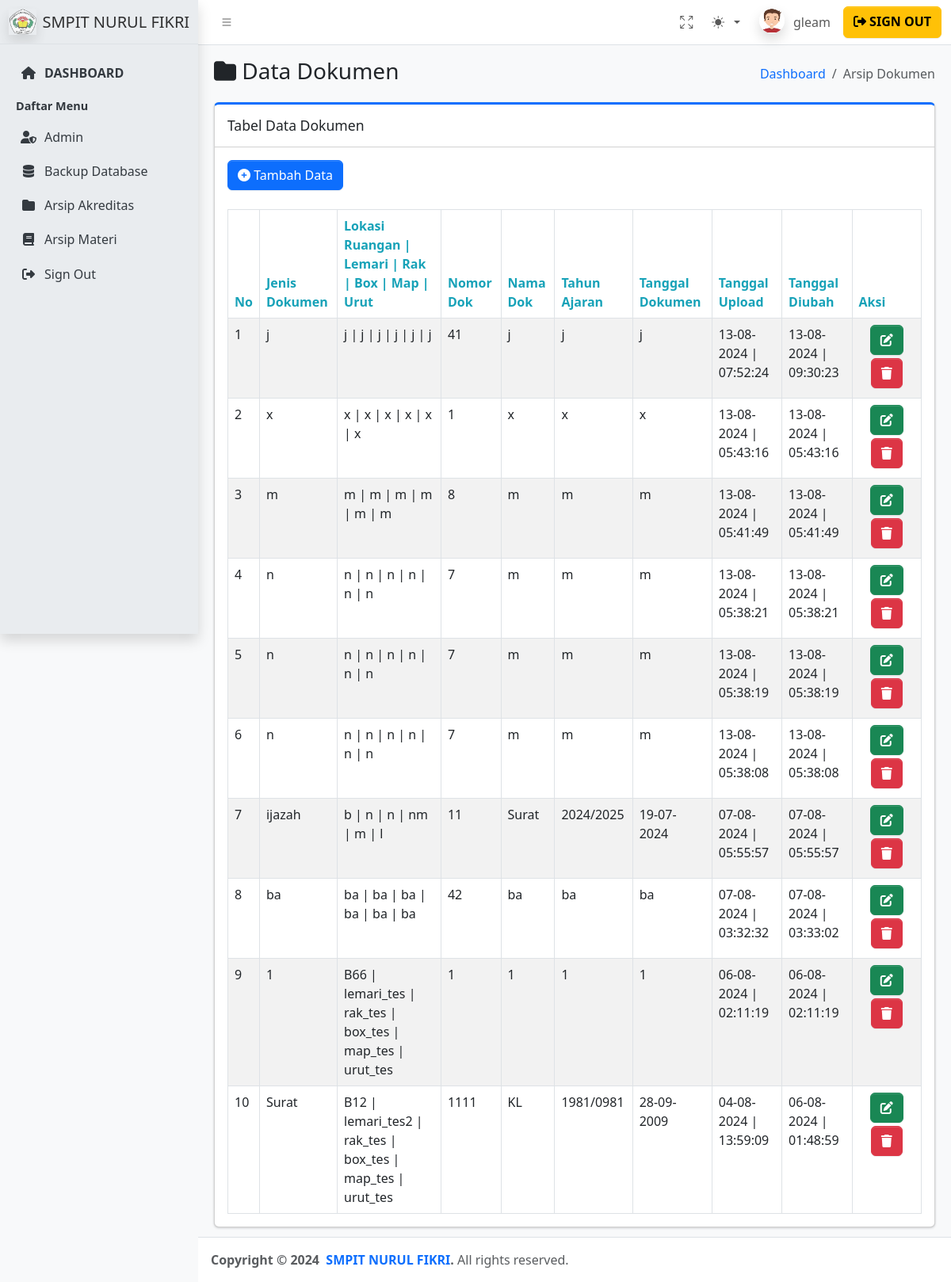
Screenshot of /data_dokumen.php (signed in) with the database file from the repository.
### tables this page shows
CREATE TABLE `data_dokumen` (
  `id` int(11) NOT NULL,
  `jenis_dok` varchar(50) NOT NULL,
  `ruang` varchar(25) NOT NULL,
  `lemari` varchar(25) NOT NULL,
  `rak` varchar(25) NOT NULL,
  `box` varchar(25) NOT NULL,
  `map` varchar(25) NOT NULL,
  `urut` varchar(25) NOT NULL,
  `no_dok` varchar(50) NOT NULL,
  `nama_dok` varchar(255) NOT NULL,
  `tahun_ajaran` varchar(11) NOT NULL,
  `tanggal_dok` varchar(11) NOT NULL,
  `tanggal_upload` timestamp NOT NULL DEFAULT current_timestamp(),
  `tanggal_diubah` timestamp NOT NULL DEFAULT current_timestamp() ON UPDATE current_timestamp()
);

### config/controller.php (called while the page is built, shortened)
<?php
function select($query)
{
  global $db;
  $result = mysqli_query($db, $query);
  $rows = [];
  while ($row = mysqli_fetch_assoc($result)) {
    $rows[] = $row;
  }
  return $rows;
}
?>

### data_dokumen.php (the view, shortened to what this page needs)
<?php
include 'layout/header.php';
$data_dok = select("SELECT * FROM data_dokumen ORDER BY id DESC");
?>
<main class="app-main">
            <div class="app-content-header">
                <div class="container-fluid">
                    <div class="row">
                        <div class="col-sm-6">
                            <h3 class="mb-0"><i class="fas fa-folder"></i> Data Dokumen</h3>
                        </div>
                        <div class="col-sm-6">
                            <ol class="breadcrumb float-sm-end">
                                <li class="breadcrumb-item"><a href="dashboard">Dashboard</a></li>
                                <li class="breadcrumb-item active" aria-current="page">
                                    Arsip Dokumen
                                </li>
                            </ol>
                        </div>
                    </div>
                </div>
            </div>
            <div class="app-content">
                <div class="container-fluid">
                    <div class="row">
                        <div class="col-lg-20 connectedSortable">
                            <div class="card card-outline card-primary">
                                <div class="card-header">
                                    <h3 class="card-title">Tabel Data Dokumen</h3>
                                </div>
                                <div class="card-body">
                                    <button type="button" class="btn btn-primary mb-2" data-bs-toggle='modal' data-bs-target="#modalTambah"><i class="fas fa-plus-circle"></i> Tambah Data</button>
                                    <table id="dokumen" class="table table-bordered table-striped mt-3" style="color: #17A2B8;">
                                        <thead>
                                            <tr>
                                                <th>No</th>
                                                <th>Jenis Dokumen</th>
                                                <th>Lokasi Ruangan | Lemari | Rak | Box | Map | Urut</th>
                                                <th>Nomor Dok</th>
                                                <th>Nama Dok</th>
                                                <th>Tahun Ajaran</th>
                                                <th>Tanggal Dokumen</th>
                                                <th>Tanggal Upload</th>
                                                <th>Tanggal Diubah</th>
                                                <th>Aksi</th>
                                            </tr>
                                        </thead>
                                        <tbody>
                                            <?php $no = 1; ?>
                                            <?php foreach ($data_dok as $dokumen) : ?>
                                            <tr>
                                                <td><?= $no++; ?></td>
                                                <td><?= $dokumen['jenis_dok']; ?></td>
                                                <td><?= $dokumen['ruang'], ' | ', $dokumen['lemari'], ' | ', $dokumen['rak'], ' | ', $dokumen['box'], ' | ', $dokumen['map'], ' | ', $dokumen['urut']; ?></td>
                                                <td><?= $dokumen['no_dok']; ?></td>
                                                <td><?= $dokumen['nama_dok']; ?></td>
                                                <td><?= $dokumen['tahun_ajaran']; ?></td>
                                                <td><?= $dokumen['tanggal_dok']; ?></td>
                                                <td><?= date('d-m-Y | H:i:s', strtotime($dokumen['tanggal_upload'])); ?></td>
                                                <td><?= date('d-m-Y | H:i:s', strtotime($dokumen['tanggal_diubah'])); ?></td>
                                                <td width="10%" class="text-center">
                                                    <button type="button" class="btn btn-success mb-1" data-bs-toggle="modal" data-bs-target="#modalUbah<?= $dokumen["id"];?>"><i class="fas fa-edit"></i></button>
                                                    <button type="button" class="btn btn-danger mb-1" data-bs-toggle="modal" data-bs-target="#modalHapus<?= $dokumen["id"];?>"><i class="fas fa-trash"></i></button>
                                                </td>
                                            </tr>
                                            <?php endforeach; ?>
                                        </tbody>
                                    </table>
                                </div>
                            </div>
                        </div>
                    </div>
                </div>
            </div>
        </main>
<?php
include 'layout/footer.php';
?>

### layout/style.css (style rules this page uses)
.table thead th { color: #17a2b8; }
.table tbody td { color: var(--bs-body-color); }

### rows the page displays
data_dokumen: jenis_dok "j", ruang "j", lemari "j", rak "j", box "j", map "j", urut "j", no_dok "41", nama_dok "j", tahun_ajaran "j", tanggal_dok "j", tanggal_upload "13-08-2024 | 07:52:24", tanggal_diubah "13-08-2024 | 09:30:23"
data_dokumen: jenis_dok "x", ruang "x", lemari "x", rak "x", box "x", map "x", urut "x", no_dok "1", nama_dok "x", tahun_ajaran "x", tanggal_dok "x", tanggal_upload "13-08-2024 | 05:43:16", tanggal_diubah "13-08-2024 | 05:43:16"
data_dokumen: jenis_dok "m", ruang "m", lemari "m", rak "m", box "m", map "m", urut "m", no_dok "8", nama_dok "m", tahun_ajaran "m", tanggal_dok "m", tanggal_upload "13-08-2024 | 05:41:49", tanggal_diubah "13-08-2024 | 05:41:49"
data_dokumen: jenis_dok "n", ruang "n", lemari "n", rak "n", box "n", map "n", urut "n", no_dok "7", nama_dok "m", tahun_ajaran "m", tanggal_dok "m", tanggal_upload "13-08-2024 | 05:38:21", tanggal_diubah "13-08-2024 | 05:38:21"
data_dokumen: jenis_dok "n", ruang "n", lemari "n", rak "n", box "n", map "n", urut "n", no_dok "7", nama_dok "m", tahun_ajaran "m", tanggal_dok "m", tanggal_upload "13-08-2024 | 05:38:19", tanggal_diubah "13-08-2024 | 05:38:19"
data_dokumen: jenis_dok "n", ruang "n", lemari "n", rak "n", box "n", map "n", urut "n", no_dok "7", nama_dok "m", tahun_ajaran "m", tanggal_dok "m", tanggal_upload "13-08-2024 | 05:38:08", tanggal_diubah "13-08-2024 | 05:38:08"
data_dokumen: jenis_dok "ijazah", ruang "b", lemari "n", rak "n", box "nm", map "m", urut "l", no_dok "11", nama_dok "Surat", tahun_ajaran "2024/2025", tanggal_dok "19-07-2024", tanggal_upload "07-08-2024 | 05:55:57", tanggal_diubah "07-08-2024 | 05:55:57"
data_dokumen: jenis_dok "ba", ruang "ba", lemari "ba", rak "ba", box "ba", map "ba", urut "ba", no_dok "42", nama_dok "ba", tahun_ajaran "ba", tanggal_dok "ba", tanggal_upload "07-08-2024 | 03:32:32", tanggal_diubah "07-08-2024 | 03:33:02"
data_dokumen: jenis_dok "1", ruang "B66", lemari "lemari_tes", rak "rak_tes", box "box_tes", map "map_tes", urut "urut_tes", no_dok "1", nama_dok "1", tahun_ajaran "1", tanggal_dok "1", tanggal_upload "06-08-2024 | 02:11:19", tanggal_diubah "06-08-2024 | 02:11:19"
data_dokumen: jenis_dok "Surat", ruang "B12", lemari "lemari_tes2", rak "rak_tes", box "box_tes", map "map_tes", urut "urut_tes", no_dok "1111", nama_dok "KL", tahun_ajaran "1981/0981", tanggal_dok "28-09-2009", tanggal_upload "04-08-2024 | 13:59:09", tanggal_diubah "06-08-2024 | 01:48:59"

### other values shown
$_SESSION['nama'] "gleam"
